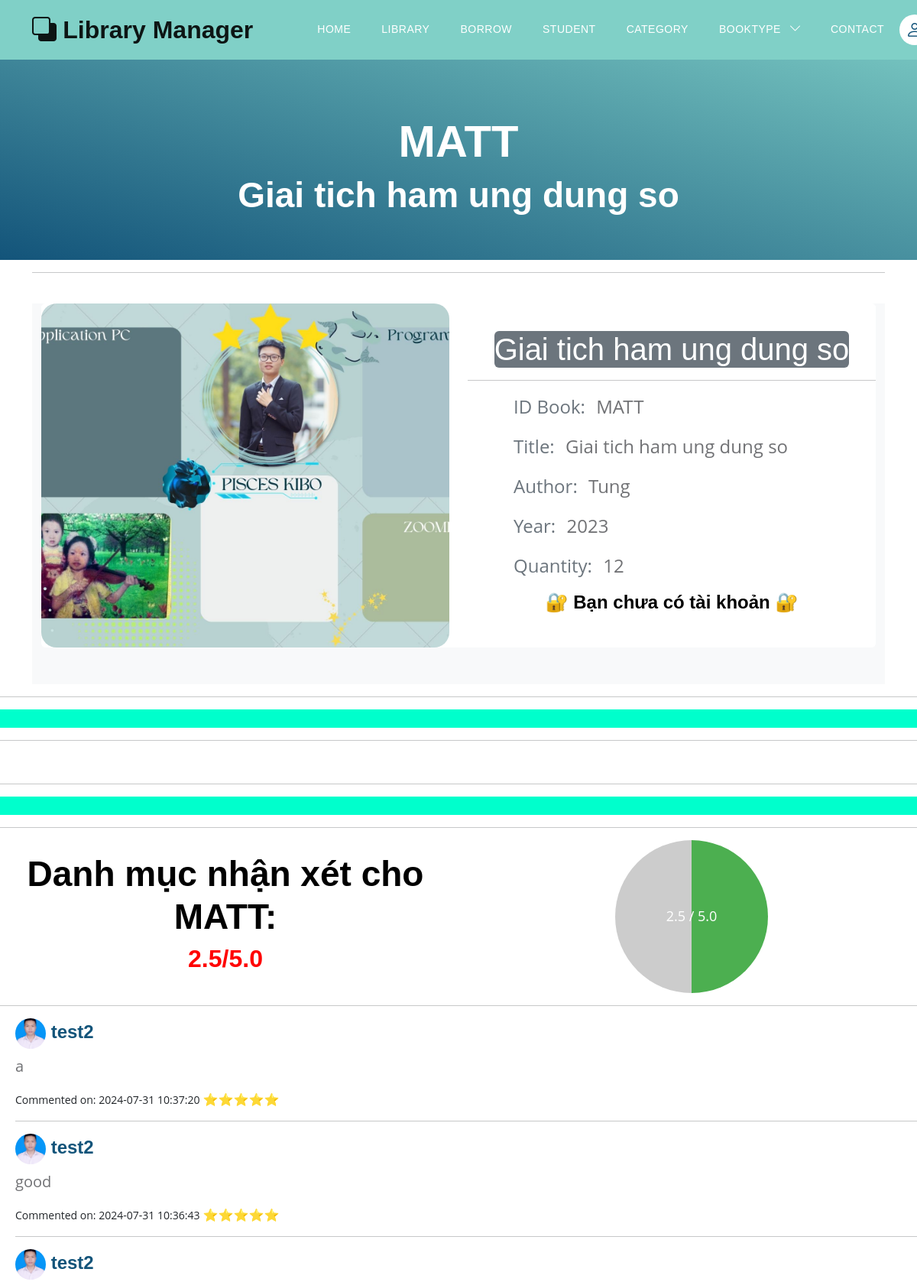
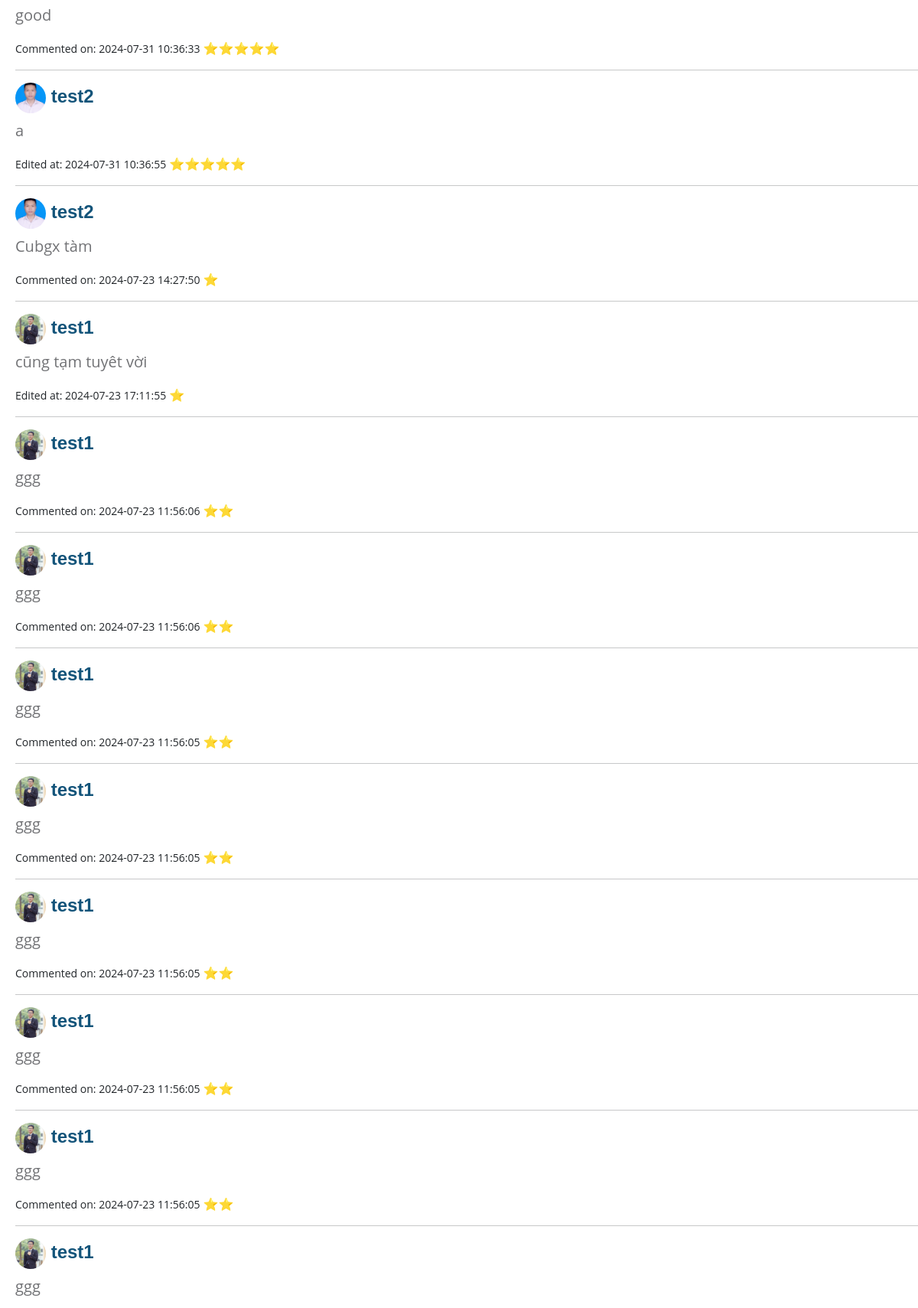
The app's page /books/detail_book?choice_book=MATT (upper part) with its own data (2 pictures, top to bottom).
### models.py (models this page shows)
class Book(Base):
    __tablename__ = 'books'
    username_id = Column(String(30), ForeignKey('users.username'), nullable=False)
    id_book = Column(String(30), primary_key=True, unique=True, index=True)         # Số thứ tự sách
    title = Column(String(100), index=True)      # Tiêu đề sách
    author = Column(String(100), index=True)     # Tác giả
    year = Column(Integer)                  # Năm xuất bản
    quantity_amount = Column(Integer, index=True, default=0)
    category_id = Column(String(10), ForeignKey('category.category_id'), nullable=False)
    insert_at = Column(DateTime, index=True)
    insert_id = Column(String(30), index=True)
    update_at = Column(DateTime,index=True)
    update_id = Column(String(30), index=True)
    delete_at = Column(DateTime,index=True)
    delete_id = Column(String(30), index=True)
    delete_flag = Column(Integer, index=True)
    image_book = Column(String(100), index=True, nullable=True)         # Đường dẫn tới ảnh của sách
    pdf_book = Column(String(100), index=True, nullable=True)           # Đường dẫn tới file PDF của sách
    user = relationship("User", back_populates="books")
    category = relationship("Category", back_populates="category_books")
    borrows = relationship("BorrowBook", back_populates="book_borrow")
    borrowfinal = relationship("BorrowBookFinal", back_populates="book_borrow_final")
    comments = relationship("CommentBook", back_populates="book")

class CommentBook(Base):
    __tablename__ = 'commentbook'
    id = Column(Integer, primary_key=True, autoincrement=True)  # Khóa chính mới cho bảng
    username_id = Column(String(30), ForeignKey('users.username'), nullable=False, index=True)
    book_id = Column(String(30), ForeignKey('books.id_book'), nullable=False, index=True)
    description_reviewer = Column(Text, nullable=False, index=True)
    rate_book = Column(Integer, nullable=False, index=True)
    insert_at = Column(DateTime, index=True)
    update_at = Column(DateTime, index=True)
    delete_at = Column(DateTime, index=True)
    delete_flag = Column(Boolean, index=True)
    usercomment = relationship("User", back_populates="comments")
    book = relationship("Book", back_populates="comments")

class User(Base):
    __tablename__ = 'users'
    username = Column(String(30), primary_key=True, unique=True, index=True)
    fullname = Column(String(100), index=True)
    email = Column(String(100), index=True)
    password = Column(String(100), index=True)
    role = Column(Integer, index=True)
    delete_flag = Column(Integer, index=True)
    avatar = Column(String(500), index=True, nullable=True)     # Trường thông tin avatar
    books = relationship("Book", back_populates="user")
    comments = relationship("CommentBook", back_populates="usercomment")

### routers/book.py (the view)
@router.get('/books/detail_book', response_class=HTMLResponse)
async def get_book_detail(request: Request, token: str = Cookie(None), choice_book: Optional[str] = None, db: Session = Depends(models.get_db)):
    mean_star = function.get_mean_star(db)
    all_category2 = db.query(models.Category).filter(models.Category.delete_flag != 1).all()
    this_book_mean_star = function.get_mean_star_for_book(choice_book, db)
    this_book_choice = db.query(models.Book).filter(models.Book.id_book == choice_book,
                                                    models.Book.delete_flag == 0).first()
    this_comment_book = db.query(models.CommentBook, models.User).join(
        models.User, models.CommentBook.username_id == models.User.username).filter(
            models.CommentBook.book_id == choice_book,
            models.CommentBook.delete_flag == False
    ).order_by(desc(models.CommentBook.insert_at)).all()
    if this_book_choice:
        if token:
            try:
                decodeJSON = jwt.decode(token, "secret", algorithms=["HS256"])
                username = decodeJSON["username"]
                user = function.get_user(db, username)
                this_user_borrow = db.query(models.BorrowBook).filter(models.BorrowBook.username_id == username,
                                                                      models.BorrowBook.book_id == choice_book,
                                                                      models.BorrowBook.status == 1).all()
                if this_user_borrow != []:
                    this_user_borrow = this_user_borrow[0]
                    return templates.TemplateResponse("books/book_detail.html", {
                        "request": request,
                        "user": user,
                        "mean_star": mean_star,
                        "all_category2": all_category2,
                        "this_book_choice": this_book_choice,
                        "this_user_borrow": this_user_borrow,
                        "this_comment_book": this_comment_book,
                        "this_book_mean_star": this_book_mean_star})
                else:
                    return templates.TemplateResponse("books/book_detail.html", {
                        "request": request,
                        "user": user,
                        "mean_star": mean_star,
                        "all_category2": all_category2,
                        "this_book_choice": this_book_choice,
                        "this_comment_book": this_comment_book,
                        "this_book_mean_star": this_book_mean_star})
            except:
                return templates.TemplateResponse("errors/error_template.html", {"request": request,
                                                                             "mean_star": mean_star,
                                                                             "error": "Page not found"})
        else:
            return templates.TemplateResponse("books/book_detail.html", {
                    "request": request,
                    "mean_star": mean_star,
                    "all_category2": all_category2,
                    "this_book_choice": this_book_choice,
                    "this_comment_book": this_comment_book,
                    "this_book_mean_star": this_book_mean_star})
    else:
        return templates.TemplateResponse("errors/error_template.html", {"request": request,
                                                                  "mean_star": mean_star,
                                                                  "error": "Page Not Found"})

### templates/books/book_detail.html (shortened to what this page needs)
{% extends "base.html" %}
{% block content %}
<section class="hero-section d-flex justify-content-center align-items-center" id="section_1"
    style="padding-bottom: 25px;">
    <div class="container">
        <div class="row">
            <div class="col-lg-8 col-12 mx-auto">
                <h1 class="text-white text-center"> {{this_book_choice.id_book}} </h1>
                <h2 class="text-white text-center"> {{this_book_choice.title}} </h2>
                <br>
            </div>
        </div>
    </div>
</section>
<div class="container" style="text-align: center;">
    <hr> <br>
    <section class="bg-light">
        <div class="container">
            <div class="row">
                <div class="col-lg-12 mb-4 mb-sm-5">
                    <div class="card card-style1 border-0">
                        <div class="card card-style1 border-0">
                            <div class="row align-items-center">
                                <div class="col-lg-6 mb-4 mb-lg-0">
                                    {% if this_book_choice.image_book %}
                                        <div style=" text-align: center;">
                                            <img src="/static/media/{{this_book_choice.image_book}}" class="card-img-top"
                                                style="object-fit: cover; max-width: 600px; height: 450px; border-radius: 20px; transition: transform 0.3s ease-in-out, filter 0.3s ease-in-out;"
                                                onmouseover="this.style.transform='scale(1.1)'; this.style.filter='brightness(80%)';"
                                                onmouseout="this.style.transform='scale(1)'; this.style.filter='brightness(100%)';">
                                        </div>
                                    {% endif %}
                                </div>
                                <div class="col-lg-6 px-xl-10">
                                    <div class="bg-secondary d-lg-inline-block py-1-9 px-1-9 px-sm-6 mb-1-9 rounded">
                                        <h1 class="h1 text-white mb-0"> {{this_book_choice.title}} </h1>
                                    </div>
                                    <hr>
                                    <ul class="list-unstyled mb-1-9" style="text-align: left; padding-left: 60px;">
                                        <li class="mb-2 mb-xl-3 display-28" style="font-size: 24px !important;"><span class="display-26 text-secondary me-2 font-weight-600">ID Book:</span> {{this_book_choice.id_book}} </li>
                                        <li class="mb-2 mb-xl-3 display-28" style="font-size: 24px !important;"><span class="display-26 text-secondary me-2 font-weight-600">Title:</span> {{this_book_choice.title}} </li>
                                        <li class="mb-2 mb-xl-3 display-28" style="font-size: 24px !important;"><span class="display-26 text-secondary me-2 font-weight-600">Author:</span> {{this_book_choice.author}} </li>
                                        <li class="mb-2 mb-xl-3 display-28" style="font-size: 24px !important;"><span class="display-26 text-secondary me-2 font-weight-600">Year:</span> {{this_book_choice.year}} </li>
                                        <li class="mb-2 mb-xl-3 display-28" style="font-size: 24px !important;"><span class="display-26 text-secondary me-2 font-weight-600">Quantity:</span> {{this_book_choice.quantity_amount}} </li>
                                    </ul>
                                    {% if request.cookies.get('token') %}
                                        {% if user.role != 0 %}
                                            <button type="button" class="btn btn-warning">
                                                <a href="/static/media/{{this_book_choice.pdf_book}}" target="_blank", style="color: black;"> <h5>👁️ Xem tài liệu 👁️</h5> </a>
                                            </button>
                                        {% else %}
                                            {% if this_book_choice.insert_id == request.cookies.get('username') %}
                                                <button type="button" class="btn btn-warning">
                                                    <a href="/static/media/{{this_book_choice.pdf_book}}" target="_blank", style="color: black;"> <h5>👁️ Xem tài liệu 👁️</h5> </a>
                                                </button>
                                            {% else %}
                                                {% if this_book_choice.quantity_amount > 0 %}
                                                    {% if this_user_borrow %}
                                                    <div class="btn-group" role="group" aria-label="Basic mixed styles example">
                                                        <button type="button" class="btn btn-warning">
                                                            <a href="/static/media/{{this_book_choice.pdf_book}}" target="_blank", style="color: black;"> <h5>Xem tài liệu</h5> </a>
                                                        </button>
                                                        <button type="button" class="btn btn-success">
                                                            <a href="/books/restore_book?borrow_book_id={{this_book_choice.id_book}}" style="color: black;"> <h5>Trả tài liệu</h5> </a>
                                                        </button>
                                                    </div>
                                                    {% else %}
                                                    <button type="button" class="btn btn-primary">
                                                    <a href="/books/borrow_book?borrow_book_id={{this_book_choice.id_book}}" style="color: black;"> <h5>👁️ Mượn sách 👁️ </h5> </a>
                                                    </button>
                                                    {% endif %}
                                                {% else %}
                                                    {% if this_user_borrow %}
                                                        <div class="btn-group" role="group" aria-label="Basic mixed styles example">
                                                            <button type="button" class="btn btn-warning">
                                                                <a href="/static/media/{{this_book_choice.pdf_book}}" target="_blank", style="color: black;"> <h5>Xem tài liệu</h5> </a>
                                                            </button>
                                                            <button type="button" class="btn btn-success">
                                                                <a href="/books/restore_book?borrow_book_id={{this_book_choice.id_book}}" style="color: black;"> <h5>Trả tài liệu</h5> </a>
                                                            </button>
                                                        </div>
                                                    {% else %}
                                                        <h4> ❌ Đã hết sách ❌ </h4>
                                                    {% endif %}
                                                {% endif %}
                                            {% endif %}
                                        {% endif %}
                                    {% else %}
                                    <h5> 🔐 Bạn chưa có tài khoản 🔐 </h5>
                                    {% endif %}
                                </div>
                            </div>
                        </div>
                    </div>
                </div>
            </div>
        </div>
    </section>
</div>
<hr>
<div style="background-color: #00FFCC">
    <br>
</div>
<hr>
<br>
<hr>
<div style="background-color: #00FFCC">
    <br>
</div>
<hr>
<div style="display: flex; justify-content: center; align-items: center; gap: 20px;">
    <div style="flex: 1; text-align: center;">
        <h2>Danh mục nhận xét cho {{this_book_choice.id_book}}:</h2>
        <h3> <b style="color: red;">{{ this_book_mean_star }}/5.0</b> </h3>
    </div>
    <div style="flex: 1; display: flex; justify-content: center; align-items: center;">
        <div style="width: 200px; height: 200px; border-radius: 50%; background: conic-gradient(#4caf50 {{ this_book_mean_star / 5.0 * 100 }}%, #ccc {{ this_book_mean_star / 5.0 * 100 }}%); display: flex; justify-content: center; align-items: center; font-size: 18px; color: #fff;">
            {{ this_book_mean_star }} / 5.0
        </div>
    </div>
</div>
<hr>
<div style="padding-left: 20px">
{% for comment_book, user in this_comment_book %}
<div class="comment">
    <div class="comment-body">
        <h5><img src="/static/media/{{ user.avatar }}" alt="Avatar" class="avatar"
                style="object-fit: cover; border-radius: 100%; width: 40px; height: 40px;">
            <a href="/users/detail_student?username_choice={{comment_book.username_id}}">
                {{ comment_book.username_id }}
            </a>
        </h5>
        <p>{{ comment_book.description_reviewer }}</p>
        {% if comment_book.update_at %}
        <small>Edited at: {{ comment_book.update_at.strftime('%Y-%m-%d %H:%M:%S') }}</small>
        {% else %}
        <small>Commented on: {{ comment_book.insert_at.strftime('%Y-%m-%d %H:%M:%S') }}</small>
        {% endif %}
        {% for number in range(comment_book.rate_book) %}⭐{% endfor %}
    </div>
</div>
<hr>
{% endfor %}
</div>
<link rel="stylesheet" href="https://cdnjs.cloudflare.com/ajax/libs/font-awesome/4.7.0/css/font-awesome.min.css">
{% endblock content %}

### records on screen
Book: id_book "MATT", title "Giai tich ham ung dung so", image_book (picture), author "Tung", year "2023", quantity_amount "12"
CommentBook: avatar (picture), username_id "test2", description_reviewer "a", insert_at "2024-07-31 10:37:20"
CommentBook: avatar (picture), username_id "test2", description_reviewer "good", insert_at "2024-07-31 10:36:43"
CommentBook: avatar (picture), username_id "test2", description_reviewer "good", insert_at "2024-07-31 10:36:33"
CommentBook: avatar (picture), username_id "test2", description_reviewer "a", update_at "2024-07-31 10:36:55"
CommentBook: avatar (picture), username_id "test2", description_reviewer "Cubgx tàm", insert_at "2024-07-23 14:27:50", rate_book 1 (drawn)
CommentBook: avatar (picture), username_id "test1", description_reviewer "cũng tạm tuyêt vời", update_at "2024-07-23 17:11:55", rate_book 1 (drawn)
CommentBook: avatar (picture), username_id "test1", description_reviewer "ggg", insert_at "2024-07-23 11:56:06"
CommentBook: avatar (picture), username_id "test1", description_reviewer "ggg", insert_at "2024-07-23 11:56:06"
CommentBook: avatar (picture), username_id "test1", description_reviewer "ggg", insert_at "2024-07-23 11:56:05"
CommentBook: avatar (picture), username_id "test1", description_reviewer "ggg", insert_at "2024-07-23 11:56:05"
CommentBook: avatar (picture), username_id "test1", description_reviewer "ggg", insert_at "2024-07-23 11:56:05"
CommentBook: avatar (picture), username_id "test1", description_reviewer "ggg", insert_at "2024-07-23 11:56:05"
CommentBook: avatar (picture), username_id "test1", description_reviewer "ggg", insert_at "2024-07-23 11:56:05"
CommentBook: avatar (picture), username_id "test1", description_reviewer "ggg"

### other values on screen
{{ this_book_mean_star }} "2.5"
